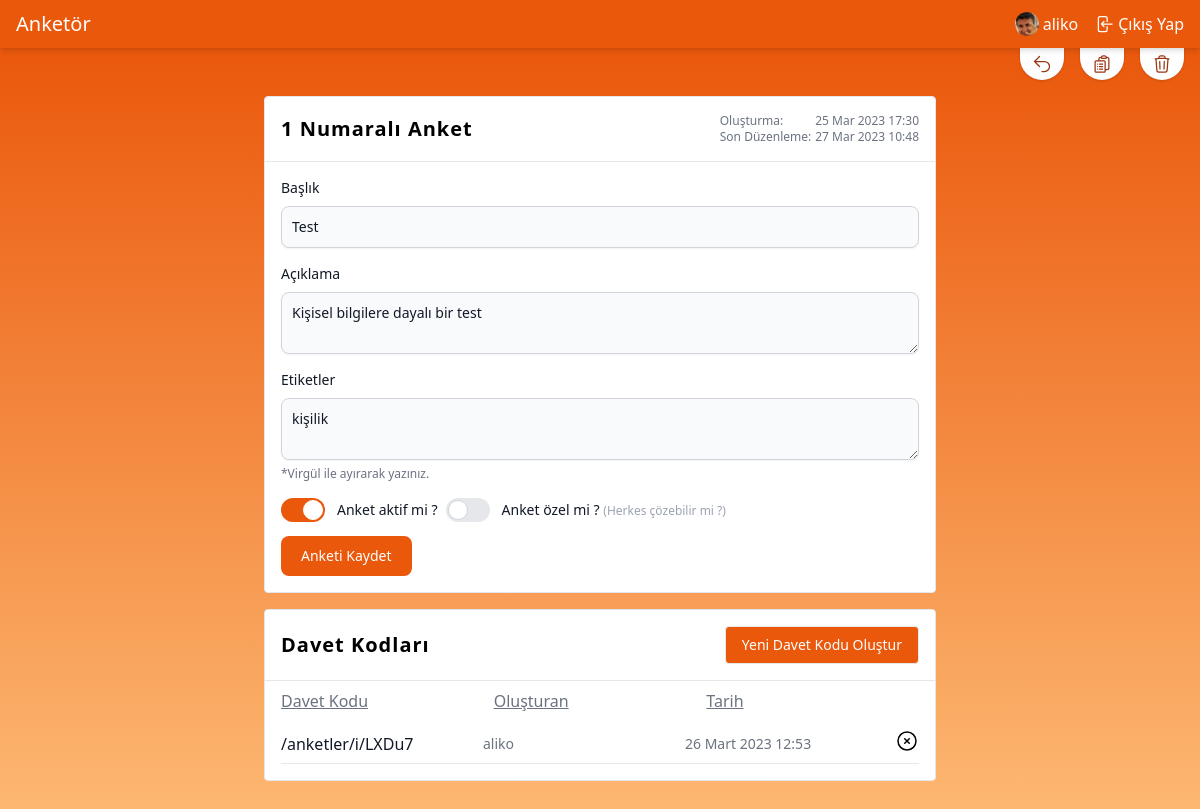
The page /polls/1/edit (signed in) on the database its author committed.
### apps/account/models.py (models this page shows, shortened)
class User(AbstractBaseUser, PermissionsMixin):
    email = models.EmailField(max_length=254, unique=True)
    name = models.CharField(max_length=254, null=True, blank=True)
    is_staff = models.BooleanField(default=False)
    is_superuser = models.BooleanField(default=False)
    is_active = models.BooleanField(default=True)
    last_login = models.DateTimeField(null=True, blank=True)
    date_joined = models.DateTimeField(auto_now_add=True)
    USERNAME_FIELD = 'email'
    EMAIL_FIELD = 'email'
    REQUIRED_FIELDS = ["name"]
    objects = UserManager()
    class Meta:
        verbose_name = "Kullanıcı"
        verbose_name_plural = "Kullanıcılar"

class Profile(models.Model):
    user = models.OneToOneField(User, on_delete=models.CASCADE)
    image = models.ImageField(default='profile_pictures/def_profile.jpg', upload_to='profile_pictures')
    class Meta:
        verbose_name = "Profil"
        verbose_name_plural = "Profiller"

### apps/poll/models.py (models this page shows, shortened)
class Poll(models.Model):
    author = models.ForeignKey(
        settings.AUTH_USER_MODEL,
        on_delete=models.CASCADE,
        null=True,
        blank=True
    )
    title = models.CharField(max_length=255)
    slug = models.SlugField(editable=False, null=True, blank=True, unique=True, db_index=True)
    meta_title = models.CharField(max_length=100, null=True, blank=True)
    tags = models.TextField(null=True, blank=True)
    description = models.TextField(null=True, blank=True)
    is_active = models.BooleanField(default=False)
    is_private = models.BooleanField(default=False)
    starts_at = models.DateTimeField(null=True, blank=True,
        help_text="date and time at which the poll open up for voting"
    )
    ends_at = models.DateTimeField(null=True, blank=True,
        help_text="date and time at which the poll closes for voting"
    )
    created_at = models.DateTimeField(auto_now_add=True)
    updated_at = models.DateTimeField(auto_now=True)
    class Meta:
        ordering = ["-id"]
        verbose_name = "Anket"
        verbose_name_plural = "Anketler"
        db_table = "poll"

class PollInviteLinks(models.Model):
    poll = models.ForeignKey(
        Poll,
        on_delete=models.CASCADE,
        null=True,
        blank=True
    )
    author = models.ForeignKey(
        settings.AUTH_USER_MODEL,
        on_delete=models.CASCADE,
        null=True,
        blank=True
    )
    link = models.CharField(max_length=255, unique=True, default=_generate_random_code)
    amount = models.PositiveBigIntegerField()
    usage = models.PositiveBigIntegerField()
    created_at = models.DateTimeField(auto_now_add=True)
    updated_at = models.DateTimeField(auto_now=True)
    class Meta:
        db_table = "poll_invite_links"

### apps/poll/views.py (the view, shortened to what this page needs)
# urls.py: path("<int:pk>/edit", UpdatePoll.as_view(), name="poll.update"),
class UpdatePoll(LoginRequiredMixin, View):
    template_name = "poll/update.html"
    def get(self, request, pk):
        poll_object = get_object_or_404(Poll, pk=pk, author=self.request.user)
        return render(request, self.template_name, {"poll": poll_object})

### apps/poll/templates/poll/update.html (shortened to what this page needs)
{% extends "base.html" %}
{% block content %}
  <section id="updatePoll" class="from-orange-600 to-orange-300 bg-gradient-to-b">
    <div class="absolute flex right-0 space-x-4 px-4">
      <div>
        <a href="{% url "poll.index" %}" title="Geri dön"
           class="flex bg-white rounded-b-full px-3 p-1.5 hover:py-3 transition-[padding] shadow">
          <svg xmlns="http://www.w3.org/2000/svg" fill="none" viewBox="0 0 24 24" stroke-width="1.5"
               stroke="currentColor"
               class="w-5 h-5 stroke-orange-800">
            <path stroke-linecap="round" stroke-linejoin="round" d="M9 15L3 9m0 0l6-6M3 9h12a6 6 0 010 12h-3"></path>
          </svg>
        </a>
      </div>
      <div>
        <a href="{% url "poll.question.create" poll_id=poll.id %}" title="Soru ekle"
           class="flex bg-white rounded-b-full px-3 p-1.5 hover:py-3 transition-[padding] shadow">
        </a>
      </div>
      <div>
        <form title="Sil" action="{% url "poll.delete" pk=poll.id %}" method="post"
              class="flex bg-white rounded-b-full px-3 p-1.5 hover:py-3 transition-[padding] shadow">
          <button
            onclick="return confirm('Silmek istediğine emin misin ?')"
            type="submit">
          </button>
        </form>
      </div>
    </div>
    <div class="flex flex-col items-center mx-10 my-12 space-y-4">
      <div class="bg-white border rounded max-w-2xl w-full">
        <div class="p-4 sm:flex items-center justify-between">
          <h1 class="font-semibold text-xl tracking-wider">{{ poll.id }} Numaralı Anket</h1>
          <div class="flex flex-col text-xs text-gray-500">
            <span>Oluşturma: <span class="float-right ml-1">{{ poll.created_at|date:"j M Y H:i" }}</span></span>
            <span>Son Düzenleme: <span class="float-right ml-1">{{ poll.updated_at|date:"j M Y H:i" }}</span></span>
          </div>
        </div>
        <hr>
        <div class="p-4">
          <form method="post">
            <div class="mb-4">
              <label for="title" class="block mb-2 text-sm font-medium text-gray-900">Başlık</label>
              <input type="text" id="title" name="title"
                     value="{{ poll.title }}"
                     class="shadow-sm bg-gray-50 border border-gray-300 text-gray-900 text-sm rounded-lg focus:ring-orange-500 focus:border-orange-500 block w-full p-2.5"
                     placeholder="Başlık" required>
            </div>
            <div class="mb-4">
              <label for="description"
                     class="block mb-2 text-sm font-medium text-gray-900">Açıklama</label>
              <textarea type="text" id="description"
                        name="description"
                        class="shadow-sm bg-gray-50 border border-gray-300 text-gray-900 text-sm rounded-lg focus:ring-orange-500 focus:border-orange-500 block w-full p-2.5"
                        placeholder="Açıklama">{{ poll.description }}</textarea>
            </div>
            <div class="mb-4">
              <label for="tags"
                     class="block mb-2 text-sm font-medium text-gray-900">Etiketler</label>
              <textarea id="tags"
                        name="tags"
                        class="shadow-sm bg-gray-50 border border-gray-300 text-gray-900 text-sm rounded-lg focus:ring-orange-500 focus:border-orange-500 block w-full p-2.5"
                        placeholder="Etiketler">{{ poll.tags }}</textarea>
              <span
                class="text-xs text-gray-500">*Virgül ile ayırarak yazınız.</span>
            </div>
            <div class="flex items-start mb-4">
              <div class="flex items-center h-5 space-x-2">
                <label class="relative inline-flex items-center cursor-pointer">
                  <div
                    class="w-11 h-6 bg-gray-200 peer-focus:outline-none peer-focus:ring-4 peer-focus:ring-orange-300 rounded-full peer peer-checked:after:translate-x-full peer-checked:after:border-white after:content-[''] after:absolute after:top-[2px] after:left-[2px] after:bg-white after:border-gray-300 after:border after:rounded-full after:h-5 after:w-5 after:transition-all peer-checked:bg-orange-600"></div>
                  <span class="ml-3 text-sm font-medium text-gray-900">Anket aktif mi ?</span>
                </label>
                <label class="relative inline-flex items-center cursor-pointer">
                  <div
                    class="w-11 h-6 bg-gray-200 peer-focus:outline-none peer-focus:ring-4 peer-focus:ring-orange-300 rounded-full peer peer-checked:after:translate-x-full peer-checked:after:border-white after:content-[''] after:absolute after:top-[2px] after:left-[2px] after:bg-white after:border-gray-300 after:border after:rounded-full after:h-5 after:w-5 after:transition-all peer-checked:bg-orange-600"></div>
                  <span class="ml-3 text-sm font-medium text-gray-900">Anket özel mi ? <span
                    class="text-xs text-gray-400">(Herkes çözebilir mi ?)</span> </span>
                </label>
              </div>
            </div>
            <button type="submit"
                    class="text-white bg-orange-600 hover:bg-orange-700 focus:ring-4 focus:outline-none focus:ring-orange-300 font-medium rounded-lg text-sm px-5 py-2.5 text-center">
              Anketi Kaydet
            </button>
          </form>
        </div>
      </div>
      <div class="bg-white border rounded max-w-2xl w-full">
        <div class="p-4 flex justify-between items-center">
          <div>
            <h1 class="font-semibold text-xl tracking-wider">Davet Kodları</h1>
          </div>
          <div>
            <form action="{% url "poll.invite" poll_id=poll.id %}" method="post">
              <div class=" flex space-x-2
            ">
                <button type="submit"
                        class="border rounded px-4 py-2 text-sm bg-orange-600 text-white hover:bg-orange-700">
                  Yeni Davet Kodu Oluştur
                </button>
              </div>
            </form>
          </div>
        </div>
        <hr>
        <div class="px-4 pt-2 items-center grid grid-cols-3 text-gray-500 underline text-base">
          <span>Davet Kodu</span>
          <span>Oluşturan</span>
          <span>Tarih</span>
        </div>
        <div class="p-4 items-center space-y-1">
          {% for pollinvitelink in poll.pollinvitelinks_set.all %}
            <div class="flex items-center space-x-2">
              <div class="grid grid-cols-3 items-center w-full">
                <h1 class="text-gray-900">/anketler/i/{{ pollinvitelink.link }}</h1>
                <span
                  class="text-gray-500 text-sm">{{ pollinvitelink.author.name|default_if_none:pollinvitelink.author }}</span>
                <span class="text-gray-500 text-sm">{{ pollinvitelink.created_at }}</span>
              </div>
              <div>
                <form title="Sil" action="{% url "poll.invite.delete" pk=pollinvitelink.id poll_id=poll.id %}"
                      method="post">
                  <button
                    onclick="return confirm('Silmek istediğine emin misin ?')"
                    type="submit">
                    <svg xmlns="http://www.w3.org/2000/svg" fill="none" viewBox="0 0 24 24" stroke-width="1.5"
                         stroke="currentColor" class="w-6 h-6 hover:stroke-orange-500">
                      <path stroke-linecap="round" stroke-linejoin="round"
                            d="M9.75 9.75l4.5 4.5m0-4.5l-4.5 4.5M21 12a9 9 0 11-18 0 9 9 0 0118 0z"></path>
                    </svg>
                  </button>
                </form>
              </div>
            </div>
            <hr>
          {% endfor %}
        </div>
      </div>
    </div>
  </section>
{% endblock %}

### templates/header.html (shortened to what this page needs)
{% load static %}
<header class="sticky w-full top-0 left-0 right-0 bottom-auto z-[990] bg-orange-600 text-white shadow-md p-2.5 px-4">
  <div class="flex items-center align-middle justify-between">
    <div>
      <a href="{% url "home" %}">
        <span class="text-xl font-medium">Anketör</span>
      </a>
    </div>
    <div class="flex justify-around items-center space-x-4">
      {% if not user.is_authenticated %}
        <a class="flex items-center space-x-1 hover:underline" href="{% url 'login' %}">
          <svg xmlns="http://www.w3.org/2000/svg" fill="none" viewBox="0 0 24 24" stroke-width="1.5"
               stroke="currentColor" class="w-5 h-5">
            <path stroke-linecap="round" stroke-linejoin="round"
                  d="M17.982 18.725A7.488 7.488 0 0012 15.75a7.488 7.488 0 00-5.982 2.975m11.963 0a9 9 0 10-11.963 0m11.963 0A8.966 8.966 0 0112 21a8.966 8.966 0 01-5.982-2.275M15 9.75a3 3 0 11-6 0 3 3 0 016 0z"></path>
          </svg>
          <span class="font-sans">Giriş Yap</span>
        </a>
      {% else %}
        <a href="{% url "poll.index" %}" class="flex hover:underline items-center space-x-1">
          <img class="w-6 rounded-full" src="{{ MEDIA_URL }}{{ user.profile.image.url }}"
               alt="{{ user.name|default_if_none:user.email }} profile image">
          <span>
            {{ user.name|default_if_none:user.email }}
        </span>
        </a>
        <a class="flex items-center space-x-1 hover:underline" href="{% url 'logout' %}">
          <span class="font-sans">Çıkış Yap</span>
        </a>
      {% endif %}
    </div>
  </div>
</header>

### static/css/main.css (style rules this page uses)
html, body { height: 100%; width: 100%; margin: 0; padding: 0; }
body > main > section { flex: 1 1 auto; display: flex; flex-direction: column; }

### rows shown on the page
User: profile.image (picture), name "aliko"
Poll: id "1", created_at "25 Mar 2023 17:30", updated_at "27 Mar 2023 10:48", title "Test", description "Kişisel bilgilere dayalı bir test", tags "kişilik"
PollInviteLinks: link "LXDu7", author.name "aliko", created_at "26 Mart 2023 12:53"
